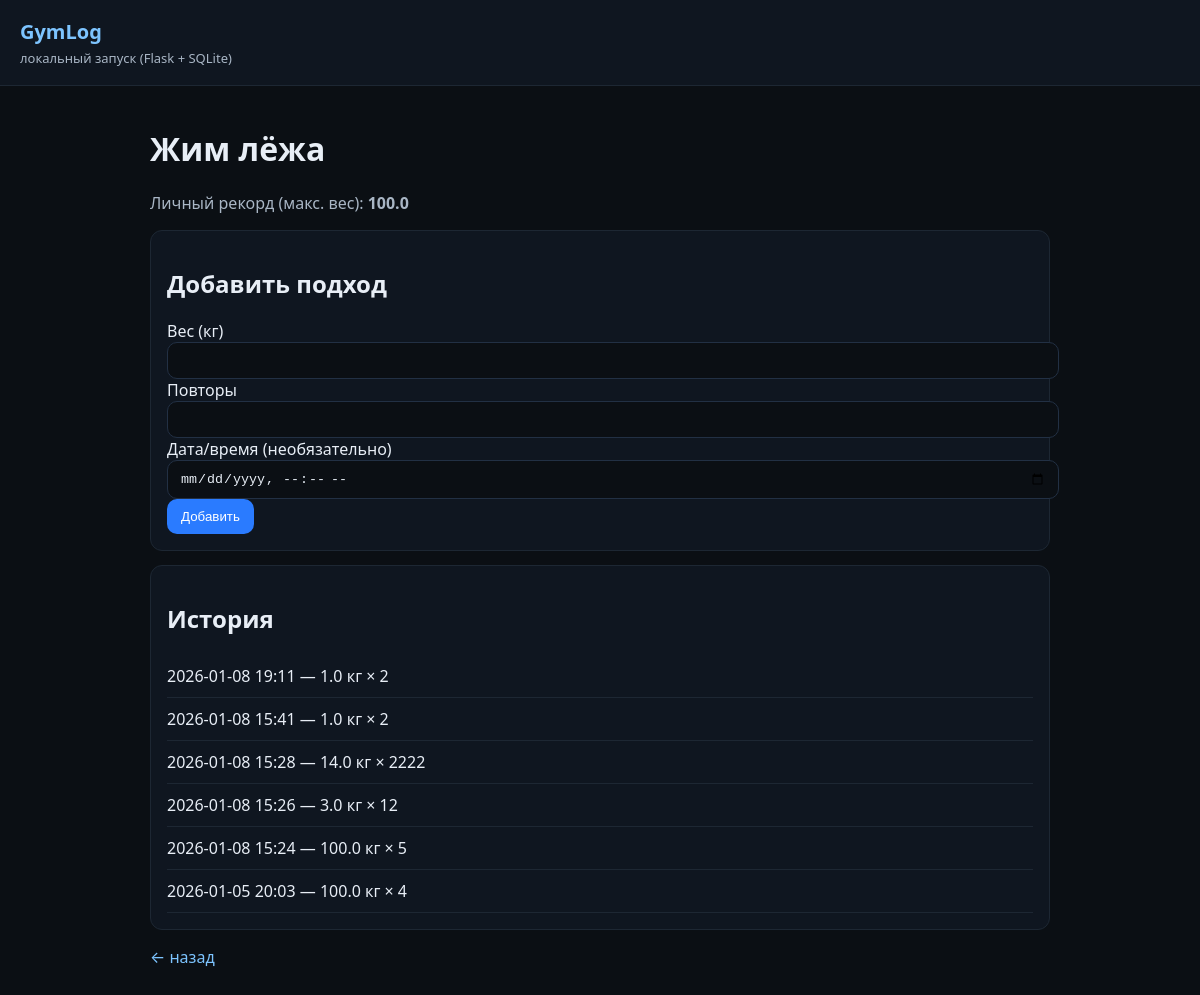
/exercise/1, run on an earlier commit of the app's database.
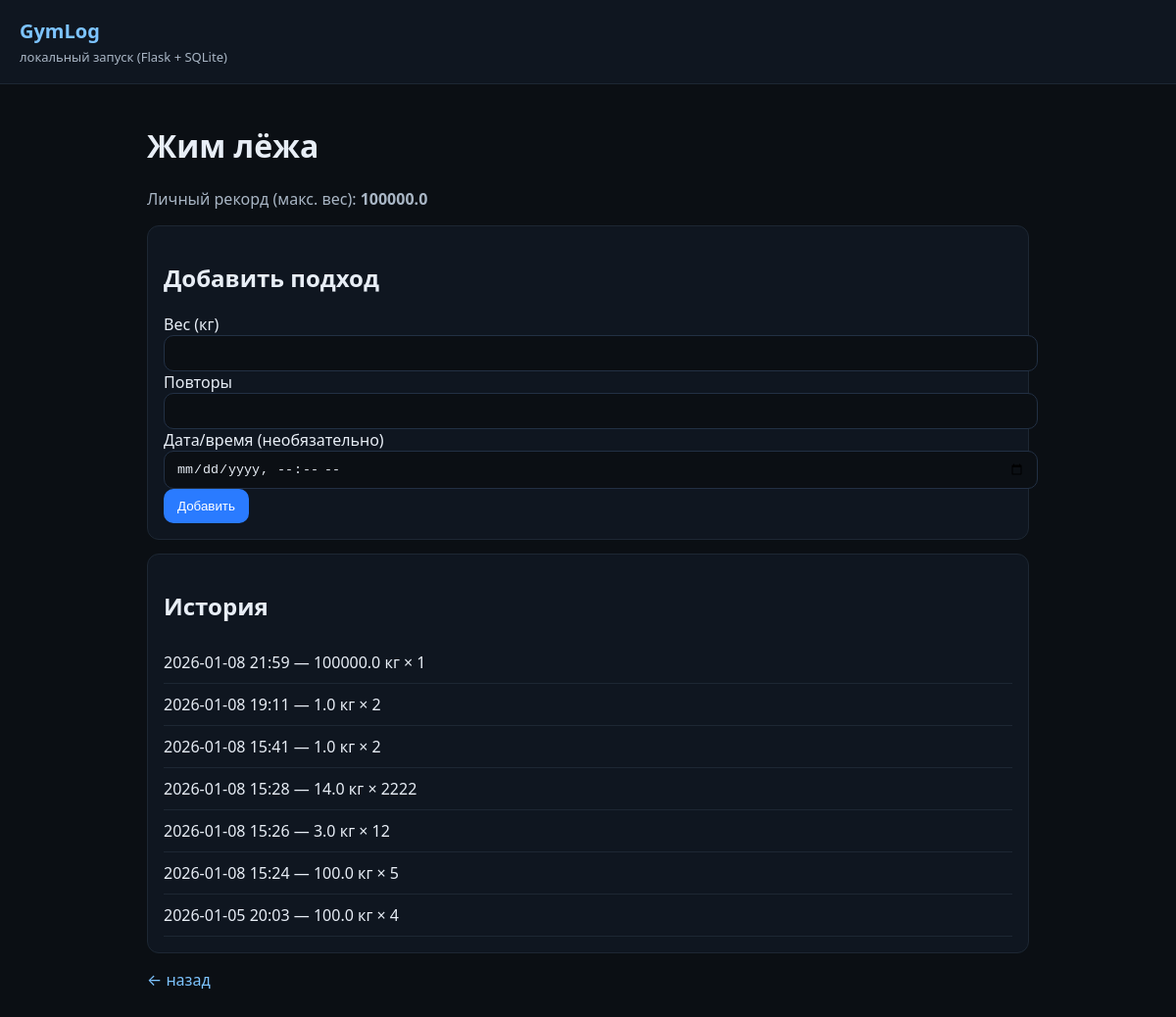
And on a later commit of the database.
### app/models.py (models this page shows)
class WorkoutSet(db.Model):
    __tablename__ = "sets"
    id = db.Column(db.Integer, primary_key=True)
    exercise_id = db.Column(db.Integer, db.ForeignKey("exercises.id"), nullable=False)
    weight = db.Column(db.Float, nullable=False)
    reps = db.Column(db.Integer, nullable=False)
    performed_at = db.Column(db.DateTime, nullable=False, default=datetime.utcnow)
    exercise = db.relationship("Exercise", back_populates="sets")

### app/routes.py (the view)
@bp.get("/exercise/<int:exercise_id>")
def exercise_page(exercise_id: int):
    exercise = Exercise.query.get_or_404(exercise_id)
    sets = (
        WorkoutSet.query.filter_by(exercise_id=exercise_id)
        .order_by(WorkoutSet.performed_at.desc())
        .all()
    )
    pr = (
        db.session.query(func.max(WorkoutSet.weight))
        .filter(WorkoutSet.exercise_id == exercise_id)
        .scalar()
    )
    return render_template("exercise.html", exercise=exercise, sets=sets, pr=pr)

### app/templates/exercise.html
{% extends "base.html" %}
{% block content %}
  <h1>{{ exercise.name }}</h1>
  <p class="muted">
    Личный рекорд (макс. вес): <b>{{ "%.1f"|format(pr) if pr else "—" }}</b>
  </p>
  <section class="card">
    <h2>Добавить подход</h2>
    <form method="post" action="{{ url_for('main.add_set', exercise_id=exercise.id) }}" novalidate >
      <label>
        Вес (кг)
        <input name="weight" type="number" step="0.5" min="0.5" required />
      </label>
      <label>
        Повторы
        <input name="reps" type="number" step="1" min="1" required />
      </label>
      <label>
        Дата/время (необязательно)
        <input name="performed_at" type="datetime-local" />
      </label>
      <button type="submit">Добавить</button>
    </form>
  </section>
  <section class="card">
    <h2>История</h2>
    {% if sets %}
      <ul class="list">
        {% for s in sets %}
          <li class="list-item">
            {{ s.performed_at.strftime("%Y-%m-%d %H:%M") }} — {{ "%.1f"|format(s.weight) }} кг × {{ s.reps }}
          </li>
        {% endfor %}
      </ul>
    {% else %}
      <p class="muted">Подходов пока нет.</p>
    {% endif %}
  </section>
  <p><a href="{{ url_for('main.index') }}">← назад</a></p>
{% endblock %}

What changed in the data, as far as the page shows it:
added WorkoutSet: performed_at "2026-01-08 21:59", weight "100000.0", reps "1"
Also different on the page:
{{ "%.1f"|format(pr) if pr else "—" }}: "100.0" → "100000.0"
